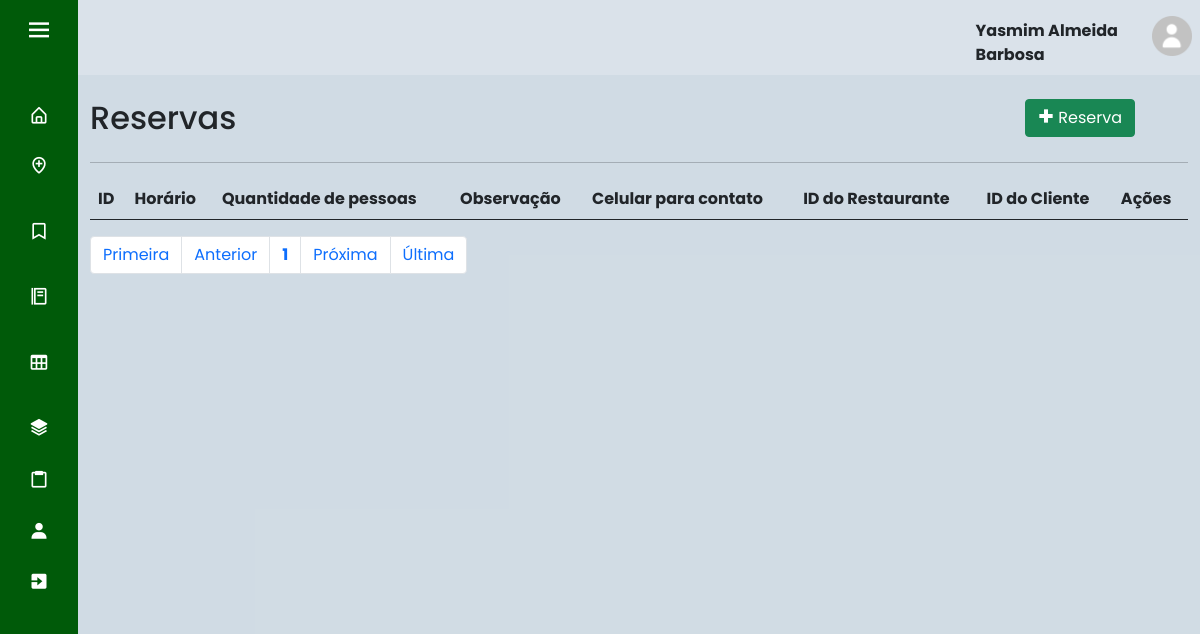
The app's page /index.php?page=lista_fixa (signed in), older data.
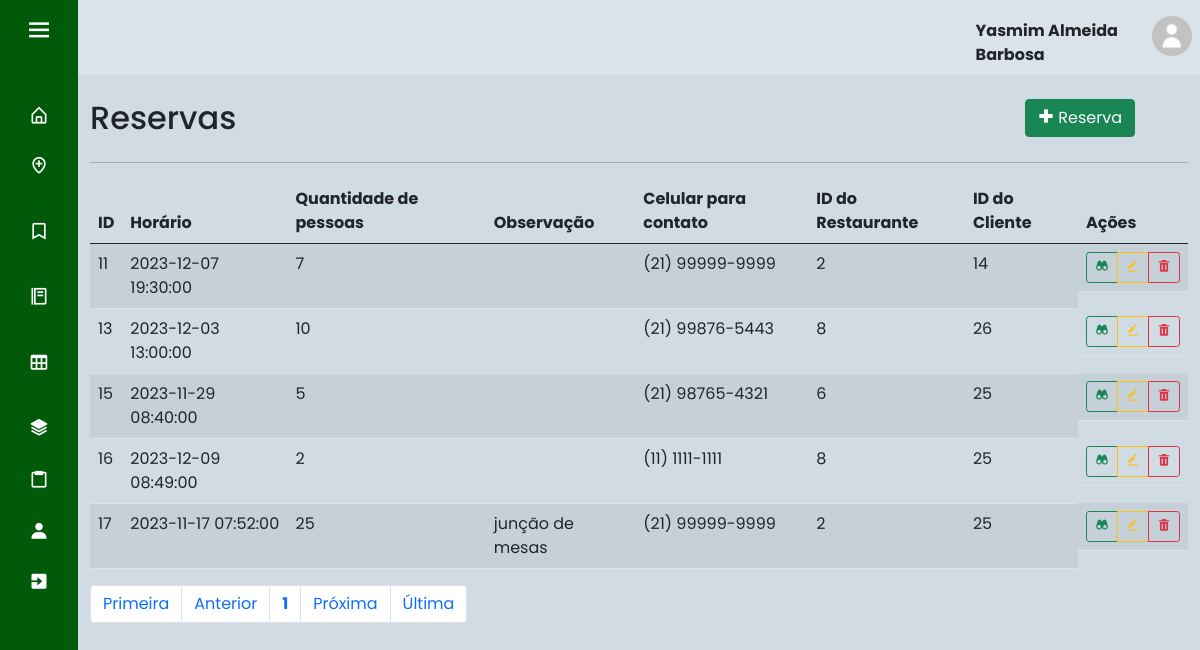
The same page, newer data.
### tables this page shows
CREATE TABLE IF NOT EXISTS `reserva_fixa` (
  `id_reserva` int(11) NOT NULL AUTO_INCREMENT,
  `horario` datetime NOT NULL,
  `qtde_pessoas` int(11) NOT NULL,
  `obs` text DEFAULT NULL,
  `cel_contato` varchar(15) NOT NULL,
  `id_res` int(11) DEFAULT NULL,
  `id_cli` int(11) DEFAULT NULL,
  PRIMARY KEY (`id_reserva`),
  KEY `id_res` (`id_res`),
  KEY `id_cli` (`id_cli`),
  CONSTRAINT `reserva_fixa_ibfk_1` FOREIGN KEY (`id_res`) REFERENCES `restaurante` (`id_res`),
  CONSTRAINT `reserva_fixa_ibfk_2` FOREIGN KEY (`id_cli`) REFERENCES `usuario` (`id_cli`)
);

### sis/reserva_fixa/lista_fixa.php (the view, shortened to what this page needs)
<div id="main" class="container-fluid">
	<div id="top" class="row">
		<div class="col-md-10">
			<h2>Reservas</h2>
		</div>
		<div class="col-md-2">
			<a href="?page=fcad_fixa" class="btn btn-success pull-right h2"><i class='bx bx-plus-medical'></i> Reserva
			</a>
		</div>
	</div>
	<hr/>
	<div id="list" class="row">
		<div class="table-responsive col-md-12">
			<?php
				$quantidade = 5;
				$pagina = (isset($_GET['pagina'])) ? (int)$_GET['pagina'] : 1;
				$inicio = ($quantidade * $pagina) - $quantidade;
				$data = mysqli_query($con, "select * from reserva_fixa order by id_reserva asc limit $inicio, $quantidade;") or die(mysqli_error("ERRO: ".$con));
				echo "<table class='table table-striped' cellspacing='0' cellpading='0'>";
				echo "<thead><tr>";
				echo "<td><strong>ID</strong></td>";
				echo "<td><strong>Horário</strong></td>";
				echo "<td><strong>Quantidade de pessoas</strong></td>";
				echo "<td><strong>Observação</strong></td>";
				echo "<td><strong>Celular para contato</strong></td>";
                echo "<td><strong>ID do Restaurante</strong></td>";
                echo "<td><strong>ID do Cliente</strong></td>";
				echo "<td class='actions justify-content-center'><strong>Ações</strong></td>";
				echo "</tr></thead><tbody>";
				while($info = mysqli_fetch_array($data)){
					echo "<tr>";
					echo "<td>".$info['id_reserva']."</td>";
					echo "<td>".$info['horario']."</td>";
					echo "<td>".$info['qtde_pessoas']."</td>";
					echo "<td>".$info['obs']." </td>";
					echo "<td>".$info['cel_contato']."</td>";
                    echo "<td>".$info['id_res']."</td>";
                    echo "<td>".$info['id_cli']."</td>";
					echo "<td class='actions btn-group btn-group-sm d-flex justify-content-center'>";
					echo "<a class='btn btn-outline-success btn-xs' href=?page=view_fixa&id_reserva=".$info['id_reserva']."> <i class='bx bxs-binoculars'></i> </a>";
					echo "<a class='btn btn-outline-warning btn-xs' href=?page=fedit_fixa&id_reserva=".$info['id_reserva']."> <i class='bx bxs-edit-alt'></i> </a>";
					echo "<button type='button' class='btn btn-outline-danger btn-xs' data-bs-toggle='modal' data-bs-target='#mdexclprod".$info['id_reserva']."'><i class='bx bxs-trash'></i></button></td>";
				}
				echo "</tr></tbody></table>";
			?>
		</div>
	</div>
	<div id="bottom" class="row">
			<div class="col-md-12">
				<?php
					$sqlTotal 		= "select id_reserva from reserva_fixa;";
					$qrTotal  		= mysqli_query($con, $sqlTotal) or die (mysqli_error());
					$numTotal 		= mysqli_num_rows($qrTotal);
					$totalpagina = (ceil($numTotal/$quantidade)<=0) ? 1 : ceil($numTotal/$quantidade);
					$anterior = (($pagina-1) <= 0) ? 1 : $pagina - 1;
					$posterior = (($pagina+1) >= $totalpagina) ? $totalpagina : $pagina+1;
					echo "<ul class='pagination'>";
					echo "<li class='page-item'><a class='page-link' href='?page=lista_fixa&pagina=1'> Primeira</a></li> ";
					echo "<li class='page-item'><a class='page-link' href=\"?page=lista_fixa&pagina=$anterior\"> Anterior</a></li> ";
					echo "<li class='page-item'><a class='page-link' href='?page=lista_fixa&pagina=".$pagina."'><strong>".$pagina."</strong></a></li> ";
					echo "<li class='page-item'><a class='page-link' href=\"?page=lista_fixa&pagina=$posterior\"> Pr&oacute;xima</a></li> ";
					echo "<li class='page-item'><a class='page-link' href=\"?page=lista_fixa&pagina=$totalpagina\"> &Uacute;ltima</a></li></ul>";
				?>
			</div>
	</div>
</div>

Row changes from the older to the newer data that the page shows:
added reserva_fixa: id_reserva "11", horario "2023-12-07 19:30:00", qtde_pessoas "7", cel_contato "(21) 99999-9999", id_res "2", id_cli "14"
added reserva_fixa: id_reserva "13", horario "2023-12-03 13:00:00", qtde_pessoas "10", cel_contato "(21) 99876-5443", id_res "8", id_cli "26"
added reserva_fixa: id_reserva "15", horario "2023-11-29 08:40:00", qtde_pessoas "5", cel_contato "(21) 98765-4321", id_res "6", id_cli "25"
added reserva_fixa: id_reserva "16", horario "2023-12-09 08:49:00", qtde_pessoas "2", cel_contato "(11) 1111-1111", id_res "8", id_cli "25"
added reserva_fixa: id_reserva "17", horario "2023-11-17 07:52:00", qtde_pessoas "25", obs "junção de mesas", cel_contato "(21) 99999-9999", id_res "2", id_cli "25"
